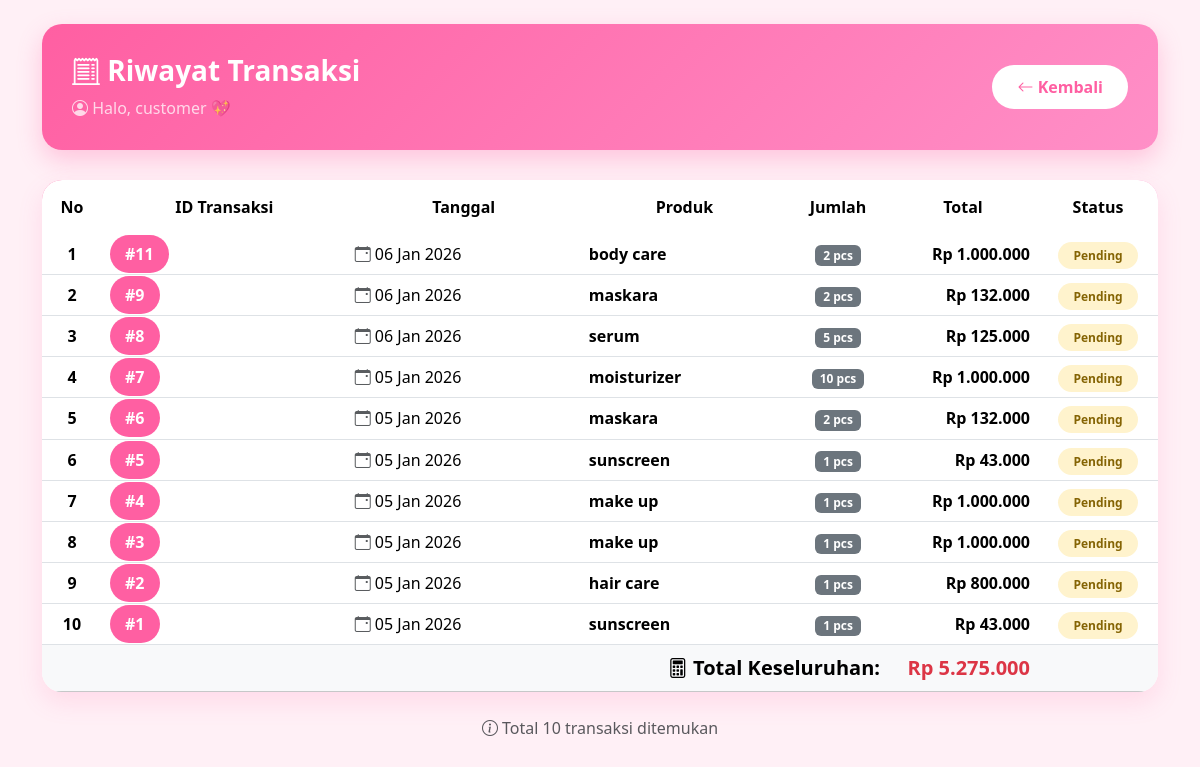
Page /user_cos/transaksi.php (signed in) on the committed database.
### tables this page shows
CREATE TABLE `transaksi_customer` (
  `id_transaksi` int(11) NOT NULL,
  `nama` varchar(100) NOT NULL,
  `id_produk` varchar(50) NOT NULL,
  `qty` int(11) NOT NULL,
  `total` decimal(15,2) NOT NULL,
  `tanggal_pemesanan` date NOT NULL,
  `status` varchar(50) DEFAULT 'pending',
  `created_at` timestamp NOT NULL DEFAULT current_timestamp()
);

CREATE TABLE `produk` (
  `id_produk` varchar(10) NOT NULL,
  `nama_produk` varchar(100) DEFAULT NULL,
  `harga` int(11) DEFAULT NULL,
  `stok` int(11) DEFAULT NULL,
  `id_kategori` varchar(10) NOT NULL,
  `id_supplier` varchar(10) NOT NULL,
  `foto` varchar(100) DEFAULT NULL
);

### user_cos/transaksi.php (the view, shortened to what this page needs)
<?php
include "../koneksi.php";
$nama = mysqli_real_escape_string($koneksi, $_SESSION['username']);
?>
<!doctype html>
<html lang="id">
<head>
  <link href="https://cdn.jsdelivr.net/npm/bootstrap@5.3.2/dist/css/bootstrap.min.css" rel="stylesheet">
  <link href="https://cdn.jsdelivr.net/npm/bootstrap-icons@1.11.1/font/bootstrap-icons.min.css" rel="stylesheet">
</head>
<body>
<div class="container py-4">
  <div class="header-section">
    <div class="d-flex justify-content-between align-items-center">
      <div>
        <h3 class="fw-bold mb-2">
          <i class="bi bi-receipt-cutoff"></i> Riwayat Transaksi
        </h3>
        <p class="mb-0 opacity-75">
          <i class="bi bi-person-circle"></i>
          Halo, <?= htmlspecialchars($_SESSION['username']); ?> 💖
        </p>
      </div>
      <a href="dashboard.php" class="btn btn-back">
        <i class="bi bi-arrow-left"></i> Kembali
      </a>
    </div>
  </div>
  <div class="card">
    <div class="card-body p-0">
      <div class="table-responsive">
        <table class="table table-hover align-middle mb-0">
          <thead class="text-center">
            <tr>
              <th style="width:60px">No</th>
              <th>ID Transaksi</th>
              <th>Tanggal</th>
              <th>Produk</th>
              <th style="width:100px">Jumlah</th>
              <th style="width:150px">Total</th>
              <th style="width:120px">Status</th>
            </tr>
          </thead>
          <tbody>
          <?php
          $no = 1;
          $query = mysqli_query($koneksi, "
            SELECT
              tc.id_transaksi,
              tc.nama,
              tc.tanggal_pemesanan,
              p.nama_produk,
              tc.qty,
              tc.total,
              tc.status
            FROM transaksi_customer tc
            JOIN produk p ON tc.id_produk = p.id_produk
            WHERE tc.nama = '$nama'
            ORDER BY tc.id_transaksi DESC
          ");
          if(mysqli_num_rows($query) > 0){
            $total_keseluruhan = 0;
            while($row = mysqli_fetch_assoc($query)){
              $total_keseluruhan += $row['total'];
              $status = $row['status'] ?? 'pending';
              $status_class = ($status == 'selesai') ? 'status-selesai' : 'status-pending';
          ?>
            <tr>
              <td class="text-center fw-semibold"><?= $no++; ?></td>
              <td>
                <span class="badge-id">
                  #<?= htmlspecialchars($row['id_transaksi']); ?>
                </span>
              </td>
              <td>
                <i class="bi bi-calendar-event text-muted"></i>
                <?= date('d M Y', strtotime($row['tanggal_pemesanan'])); ?>
              </td>
              <td>
                <strong><?= htmlspecialchars($row['nama_produk']); ?></strong>
              </td>
              <td class="text-center">
                <span class="badge bg-secondary">
                  <?= $row['qty']; ?> pcs
                </span>
              </td>
              <td class="text-end total-price">
                Rp <?= number_format($row['total'], 0, ',', '.'); ?>
              </td>
              <td class="text-center">
                <span class="status-badge <?= $status_class; ?>">
                  <?= ucfirst($status); ?>
                </span>
              </td>
            </tr>
          <?php
            }
          ?>
            <tr class="table-light">
              <td colspan="5" class="text-end fw-bold fs-5">
                <i class="bi bi-calculator"></i> Total Keseluruhan:
              </td>
              <td class="text-end fw-bold fs-5 text-danger">
                Rp <?= number_format($total_keseluruhan, 0, ',', '.'); ?>
              </td>
              <td></td>
            </tr>
          <?php } ?>
          </tbody>
        </table>
      </div>
    </div>
  </div>
  <?php if(mysqli_num_rows($query) > 0){ ?>
  <div class="text-center mt-4">
    <p class="text-muted">
      <i class="bi bi-info-circle"></i>
      Total <?= mysqli_num_rows($query); ?> transaksi ditemukan
    </p>
  </div>
  <?php } ?>
</div>
</body>
</html>

### user_cos/transaksi.php (style rules this page uses)
body { background:#fff0f6; font-family:'Segoe UI',sans-serif; min-height:100vh; }
.header-section { background:linear-gradient(135deg,#ff5fa2,#ff8fc7); padding:30px; border-radius:20px; color:#fff; box-shadow:0 10px 25px rgba(255,95,162,.3); margin-bottom:30px; }
.card { border:none; border-radius:20px; box-shadow:0 10px 25px rgba(255,95,162,.15); overflow:hidden; }
.table { margin-bottom:0; }
.table thead { background:linear-gradient(135deg,#ff5fa2,#ff8fc7); color:#fff; }
.table thead th { border:none; padding:15px; font-weight:600; }
.table tbody tr { transition:all 0.3s ease; }
.btn-back { background:#fff; color:#ff5fa2; border:none; border-radius:25px; padding:10px 25px; font-weight:600; transition:all 0.3s ease; }
.badge-id { background:#ff5fa2; color:#fff; padding:8px 15px; border-radius:20px; font-weight:600; }
.total-price { color:#ff5fa2; font-weight:700; }
.status-badge { padding:5px 15px; border-radius:20px; font-size:12px; font-weight:600; }
.status-pending { background:#fff3cd; color:#856404; }

### rows in the picture
transaksi_customer: id_transaksi "11", tanggal_pemesanan "06 Jan 2026", id_produk.nama_produk "body care", qty "2", total "1.000.000", status "Pending"
transaksi_customer: id_transaksi "9", tanggal_pemesanan "06 Jan 2026", id_produk.nama_produk "maskara", qty "2", total "132.000", status "Pending"
transaksi_customer: id_transaksi "8", tanggal_pemesanan "06 Jan 2026", id_produk.nama_produk "serum", qty "5", total "125.000", status "Pending"
transaksi_customer: id_transaksi "7", tanggal_pemesanan "05 Jan 2026", id_produk.nama_produk "moisturizer", qty "10", total "1.000.000", status "Pending"
transaksi_customer: id_transaksi "6", tanggal_pemesanan "05 Jan 2026", id_produk.nama_produk "maskara", qty "2", total "132.000", status "Pending"
transaksi_customer: id_transaksi "5", tanggal_pemesanan "05 Jan 2026", id_produk.nama_produk "sunscreen", qty "1", total "43.000", status "Pending"
transaksi_customer: id_transaksi "4", tanggal_pemesanan "05 Jan 2026", id_produk.nama_produk "make up", qty "1", total "1.000.000", status "Pending"
transaksi_customer: id_transaksi "3", tanggal_pemesanan "05 Jan 2026", id_produk.nama_produk "make up", qty "1", total "1.000.000", status "Pending"
transaksi_customer: id_transaksi "2", tanggal_pemesanan "05 Jan 2026", id_produk.nama_produk "hair care", qty "1", total "800.000", status "Pending"
transaksi_customer: id_transaksi "1", tanggal_pemesanan "05 Jan 2026", id_produk.nama_produk "sunscreen", qty "1", total "43.000", status "Pending"

### other values in the picture
$_SESSION['username'] "customer"
$total_keseluruhan "5.275.000"
mysqli_num_rows($query) "10"
